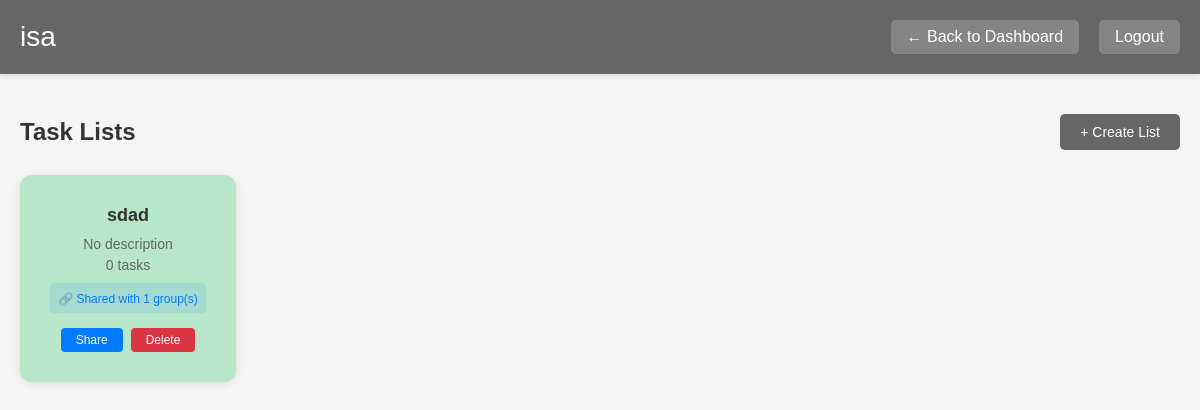
Page /collection/1 (signed in) on the committed database.
### models.py (models this page shows, shortened)
class Collection(db.Model):
    __tablename__ = 'collection'
    collection_id = db.Column(db.Integer, primary_key=True)
    user_id = db.Column(db.Integer, db.ForeignKey('user.user_id'), nullable=False)
    collection_name = db.Column(db.String(100), nullable=False)
    description = db.Column(db.Text)
    created_at = db.Column(db.DateTime, default=datetime.utcnow)
    updated_at = db.Column(db.DateTime, default=datetime.utcnow, onupdate=datetime.utcnow)
    task_lists = db.relationship('TaskList', backref='collection', lazy=True, cascade='all, delete-orphan')

class TaskList(db.Model):
    __tablename__ = 'task_list'
    task_list_id = db.Column(db.Integer, primary_key=True)
    collection_id = db.Column(db.Integer, db.ForeignKey('collection.collection_id'), nullable=False)
    list_name = db.Column(db.String(100), nullable=False)
    description = db.Column(db.Text)
    created_at = db.Column(db.DateTime, default=datetime.utcnow)
    updated_at = db.Column(db.DateTime, default=datetime.utcnow, onupdate=datetime.utcnow)
    tasks = db.relationship('Task', backref='task_list', lazy=True, cascade='all, delete-orphan')
    shared_with_groups = db.relationship('SharedTaskList', backref='task_list', lazy=True, cascade='all, delete-orphan')
    assignments = db.relationship('TaskListAssignment', backref='task_list', lazy=True, cascade='all, delete-orphan')

### app.py (the view)
@app.route('/collection/<int:collection_id>')
@login_required
def view_collection(collection_id):
    collection = Collection.query.get_or_404(collection_id)
    if collection.user_id != current_user.user_id:
        flash('You do not have permission to view this collection.', 'error')
        return redirect(url_for('dashboard'))
    task_lists = TaskList.query.filter_by(collection_id=collection_id).order_by(TaskList.created_at.desc()).all()
    user_groups = db.session.query(Group).join(GroupMember).filter(
        GroupMember.user_id == current_user.user_id
    ).all()
    return render_template('collection.html',
                         collection=collection,
                         task_lists=task_lists,
                         user_groups=user_groups)

### app.py (called while the page is built)
@login_manager.user_loader
def load_user(user_id):
    return User.query.get(int(user_id))

### templates/collection.html (shortened to what this page needs)
<!DOCTYPE html>
<html lang="en">
<head>
    <link rel="stylesheet" href="{{ url_for('static', filename='css/dashboard.css') }}">
</head>
<body>
    <header>
        <div class="header-content">
            <h1>{{ collection.collection_name }}</h1>
            <div class="user-menu">
                <a href="{{ url_for('dashboard') }}" class="logout-btn">← Back to Dashboard</a>
                <a href="{{ url_for('logout') }}" class="logout-btn">Logout</a>
            </div>
        </div>
    </header>
    <main class="container">
        <section class="section">
            <div class="section-header">
                <h2>Task Lists</h2>
                <button class="create-btn" onclick="openCreateListModal()">+ Create List</button>
            </div>
            <div class="card-grid">
                {% if task_lists %}
                    {% for task_list in task_lists %}
                        <div class="card card-green" onclick="window.location.href='{{ url_for('view_task_list', task_list_id=task_list.task_list_id) }}'">
                            <h3>{{ task_list.list_name }}</h3>
                            <p>{{ task_list.description or 'No description' }}</p>
                            <p class="task-count">{{ task_list.tasks|length }} tasks</p>
                            {% if task_list.shared_with_groups %}
                                <div class="shared-indicator">
                                    <span>🔗 Shared with {{ task_list.shared_with_groups|length }} group(s)</span>
                                </div>
                            {% endif %}
                            <div class="card-actions">
                                <button class="share-btn" onclick="event.stopPropagation(); openShareModal({{ task_list.task_list_id }}, '{{ task_list.list_name }}')">Share</button>
                                <form method="POST" action="{{ url_for('delete_task_list', task_list_id=task_list.task_list_id) }}" style="display: inline;" onclick="event.stopPropagation()">
                                    <button type="submit" class="delete-btn" onclick="return confirm('Delete this task list?')">Delete</button>
                                </form>
                            </div>
                        </div>
                    {% endfor %}
                {% else %}
                    <p class="no-items">No task lists yet. Click "+ Create List" to add one!</p>
                {% endif %}
            </div>
        </section>
    </main>
</body>
</html>

### static/css/dashboard.css (style rules this page uses)
* { margin: 0; padding: 0; box-sizing: border-box; }
body { font-family: Arial, sans-serif; background-color: #f5f5f5; min-height: 100vh; }
header { background-color: #666; color: white; padding: 20px 0; box-shadow: 0 2px 5px rgba(0,0,0,0.1); }
.header-content { max-width: 1200px; margin: 0 auto; padding: 0 20px; display: flex; justify-content: space-between; align-items: center; }
header h1 { font-size: 28px; font-weight: normal; }
.user-menu { display: flex; align-items: center; gap: 20px; }
.logout-btn { background-color: rgba(255,255,255,0.2); color: white; padding: 8px 16px; border-radius: 5px; text-decoration: none; transition: background-color 0.3s; }
.container { max-width: 1200px; margin: 0 auto; padding: 40px 20px; }
.section { margin-bottom: 50px; }
.section-header { display: flex; justify-content: space-between; align-items: center; margin-bottom: 25px; }
.section h2 { font-size: 24px; color: #333; }
.create-btn { background-color: #666; color: white; border: none; padding: 10px 20px; border-radius: 5px; cursor: pointer; font-size: 14px; transition: background-color 0.3s; }
.card-grid { display: grid; grid-template-columns: repeat(auto-fill, minmax(200px, 1fr)); gap: 20px; }
.card { padding: 30px; border-radius: 12px; box-shadow: 0 2px 8px rgba(0,0,0,0.1); cursor: pointer; transition: transform 0.2s, box-shadow 0.2s; text-align: center; }
.card h3 { font-size: 18px; margin-bottom: 10px; color: #333; }
.card p { color: #666; font-size: 14px; }
.card-green { background-color: #b8e6c9; }
.card-actions { margin-top: 15px; display: flex; gap: 8px; justify-content: center; }
.delete-btn { background-color: #dc3545; color: white; border: none; padding: 5px 15px; border-radius: 4px; cursor: pointer; font-size: 12px; }
.share-btn { background-color: #007bff; color: white; border: none; padding: 5px 15px; border-radius: 4px; cursor: pointer; font-size: 12px; }
.shared-indicator { margin-top: 10px; padding: 6px; background-color: rgba(0, 123, 255, 0.1); border-radius: 4px; }
.shared-indicator span { font-size: 12px; color: #007bff; }
.task-count { font-size: 13px; color: #999; margin-top: 5px; }

### rows in the picture
Collection: collection_name "isa"
TaskList: list_name "sdad", description "No description", tasks|length "0", shared_with_groups|length "1"
